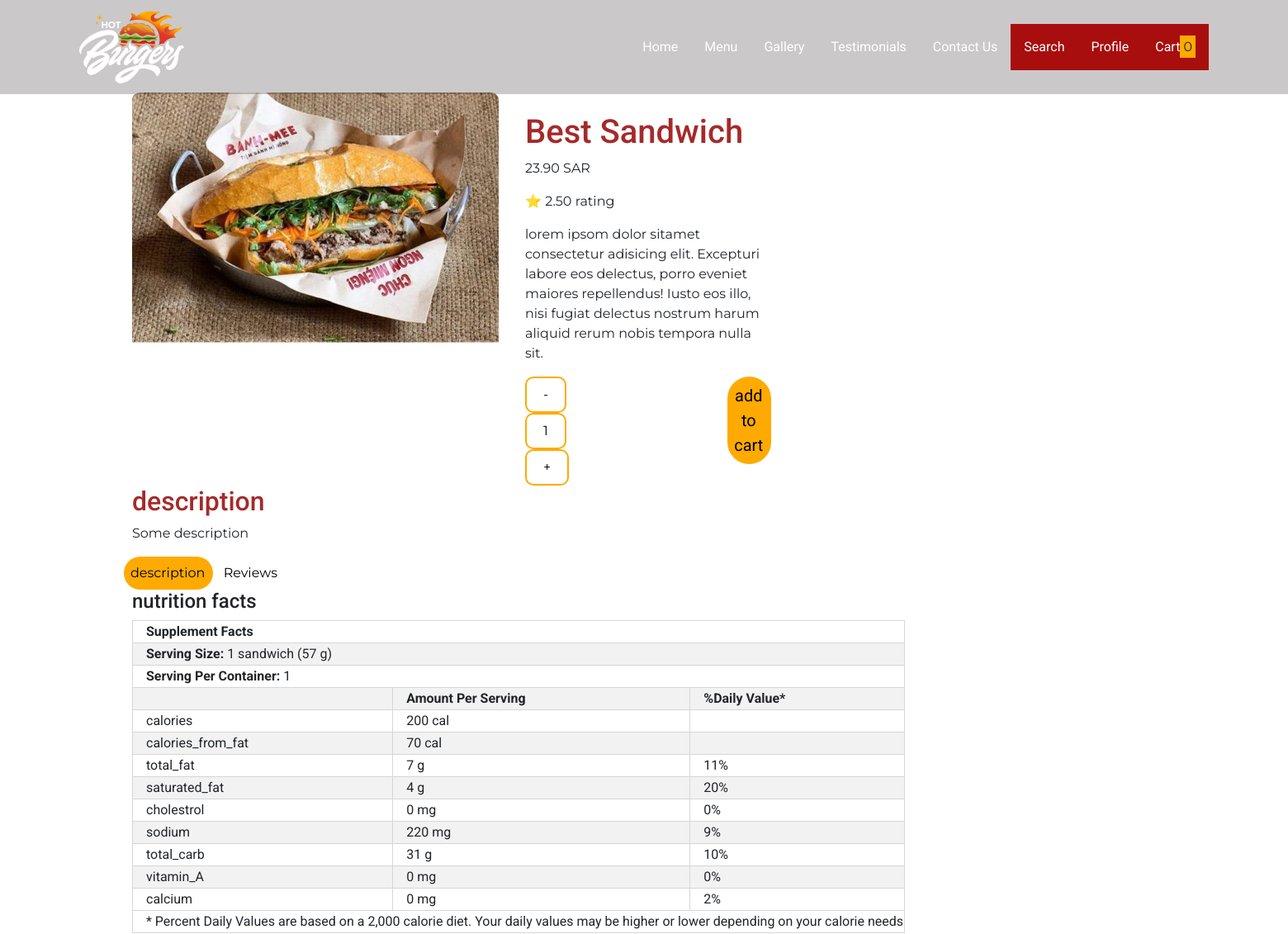
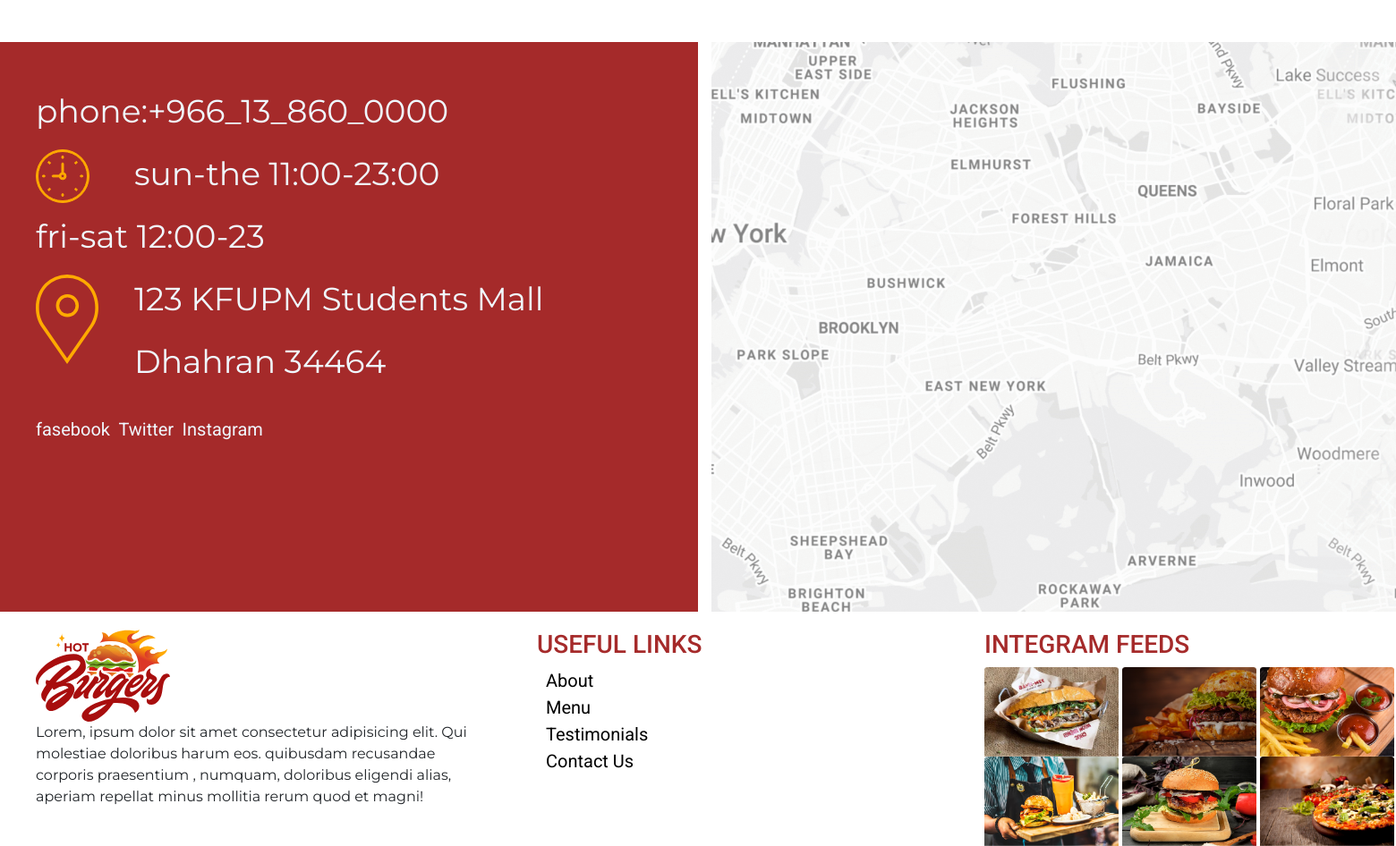
The app's page /detail.php with its own data (2 pictures, top to bottom).
### tables this page shows
CREATE TABLE `meal` (
  `id` int(11) NOT NULL,
  `title` varchar(50) NOT NULL,
  `price` decimal(10,4) UNSIGNED NOT NULL,
  `image` varchar(500) NOT NULL,
  `description` varchar(700) NOT NULL
);

### php/meal_db.php (called while the page is built, shortened)
<?php
class Connection{
    private PDO $pdo;
    public function __construct(){
        $this -> pdo = new PDO("mysql:server=localhost;dbname=meals","root","");
    }
    public function getMealsById($id){
        $query = "SELECT * FROM meal WHERE id=".$id.";";
        $statement = $this -> pdo -> prepare($query);
        $statement -> execute();
        return $statement -> fetch();
    }
    public function calculateRating($id){
        $review = 0;
        $query = "SELECT rating FROM reviews WHERE meal_id=".$id.";";
        $statement = $this -> pdo -> prepare($query);
        $statement -> execute();
        $count=0;
        while($result = $statement->fetch()){
            $review = $review + $result[0];
            $count++;
        }
        if($count == 0)
            return 0;
        else
            return $review/$count;
    }
}
?>

### php/meals.php (called while the page is built, shortened)
<?php
$myMeals = new meal($meals);
class meal{
    private $mealArray = array();
    public function __construct(array $meals){
        $this -> mealArray = $meals;
    }
    function getMealById($ID){
        $temp = $this -> mealArray;
        return $temp[$ID];
    }
}
?>

### detail.php (the view, shortened to what this page needs)
<!DOCTYPE html>
<html>
<head>
    <link rel="stylesheet" href="styleDetail.css">
    <link rel="stylesheet" href="https://stackpath.bootstrapcdn.com/bootstrap/4.3.1/css/bootstrap.min.css">
</head>
<body>
<?php
    include "php/meals.php";
    include "include/inc.header.php";
    if(isset($_GET["id"])){
      $PageID = $_GET["id"];}
    else{
      $PageID = 1;
    }
    require_once "php/meal_db.php";
    $connection = new Connection();
    $currentMeal = $connection -> getMealsById($PageID);
    ?>
	<main>
  <?php
  echo('
  xmlhttp.open("GET","php/review.php?func=0&id="+'.$PageID.',true);
    <section id="Testimonials" class="topSec marg">
      <div>
      <img src="projectImages/'.$currentMeal[3].'" class="topPhoto"/>
      </div>
      <div class="testimonialsRight">
        <br/>
        <h1 >'.$currentMeal[1].'</h1>
        <p>'.number_format(($currentMeal[2]),2).' SAR</p>
        <span>&#11088;</span
        <p> '.number_format(($connection -> calculateRating($PageID)),2).' rating</p>
        <p>lorem ipsom dolor sitamet consectetur adisicing elit. Excepturi labore eos delectus, porro eveniet maiores repellendus! Iusto eos illo, nisi fugiat delectus nostrum harum aliquid rerum nobis tempora nulla sit.</p>
        <div class="amountButtons">
          <div class="amountButtonsLeft">
              <button type="button" onclick="decrementCart()">-</button>
              <button type="button" id="amountToAdd">1</button>
              <button type="button" onclick="incrementCart()">+</button>
          </div>
          <div class="amountButtonsRight">
              <button type="button" class="mybutton"> <a href="php/cart.php?id='.$currentMeal[0].'&back='.$_SERVER["PHP_SELF"].'" class="innerButton" style="text-decoration:none; color: black;">add to cart</a></button>
          </div>
        </div>
      </div>
    </section>
    <section class="description marg">
    <h2>description</h2>
    <p>'.$currentMeal[4].'</p>
    </section>
    <div class="containerr">
      <div style="margin-left: 150px;">
        <button id=fact class="mybutton"  onclick="hid_review()" >description</button>
      <button id=rev class="mybutton" onclick="hid_fact('.$currentMeal[0].')">Reviews</button>
      </div>
    <section id="facts" class="marg">
      <h4>nutrition facts</h4>
      <table>
        <tr><td colspan="3"> <b>Supplement Facts</b> </td></tr>
        <tr class="tableElem1"><td colspan="3" > <b>Serving Size:</b> '.$myMeals -> getMealById($PageID-1)["nutrition"]["serving_size"].'</td></tr>
        <tr><td colspan="3"> <b>Serving Per Container:</b> '.$myMeals -> getMealById($PageID-1)["nutrition"]["serving_per_container"].' </td></tr>
        <tr class="tableElem1"> <td></td>
          <td> <b>Amount Per Serving </b> </td>
          <td> <b>%Daily Value*</b> </td> </tr>
          ');
        for($i=0 ; $i < count($myMeals -> getMealById($PageID-1)["nutrition"]["facts"]); $i++){
          if($i%2 == 0){
          echo('
        <tr><td>'.$myMeals -> getMealById($PageID-1)["nutrition"]["facts"][$i]["item"].'</td>
          <td>'.$myMeals -> getMealById($PageID-1)["nutrition"]["facts"][$i]["amount_per_serving"]." ".$myMeals -> getMealById($PageID-1)["nutrition"]["facts"][$i]["unit"].'</td>
          <td>'.$myMeals -> getMealById($PageID-1)["nutrition"]["facts"][$i]["daily_value"].'</td></tr>
        ');}
        else{
          echo('
          <tr class="tableElem1"><td>'.$myMeals -> getMealById($PageID-1)["nutrition"]["facts"][$i]["item"].'</td>
            <td>'.$myMeals -> getMealById($PageID-1)["nutrition"]["facts"][$i]["amount_per_serving"]." ".$myMeals -> getMealById($PageID-1)["nutrition"]["facts"][$i]["unit"].'</td>
            <td>'.$myMeals -> getMealById($PageID-1)["nutrition"]["facts"][$i]["daily_value"].'</td></tr>
          ');
        }
      }
        echo('
        <tr> <td colspan="3">* Percent Daily Values are based on a 2,000 calorie diet. Your daily values may be higher or lower depending on your calorie needs</td></tr>
      </table>
    </section>
<section id="review" class="marg">
  <h3 class="reviewText">Reviews</h3>
    <div id="reviewsCont"> </div>
    </br>
    ' );
    echo'
      <h4> <button type="button" onclick="addReview()" class="mybutton">Add Your Review</button> </h4>
      <br>
      <form id="reviewForm" action="" method="post" class="ajax">
      <div class="ReviewVis">
      <label for="image">Image</label>
      <input type="file" name="image" id="image" >
      </br>
    <br>
    <div>
      <Label for="rate">Rate the food </Label>
      <input type="range" name="rate" id="rate" list="tickmarks">
      <datalist id="tickmarks">
        <option value="20"></option>
        <option value="40"></option>
        <option value="60"></option>
        <option value="80"></option>
        <option value="100" label="100%"></option>
    </datalist>
    </div>
    <br>
    <div>
      <label for="name">Name</label>
      <br>
      <input class="namebar" type="text" name="name" id="name" placeholder="First and Last name">
    </div>
    <br>
    <div>
    <label for="review">Review</label>
    <br>
    <div id="emptyErrorMessage">Please type your review</div>
<div>
    <textarea onkeyup="counter()" class="revbar" name="review" id="revbar" cols="30" rows="10"  maxlength="500" placeholder=" Type your review here max 500 characters"></textarea>
    <div id="the-count">
      <span id="span">0</span>
      <span id="maximum">/ 500</span>
    </div>
  </div>
    <br>
    <div>
    <script>
    function submitRev(){
        $.ajax({
        url: "php/review.php",
        type: "POST",
        data: $("reviewForm").serialize(),
        meal_id:'.$PageID.',
        success: function(result, status){
        } });
    }
          </script>
      <button class="submitButton" type="button" onClick="submitRev()" id="sbmt">submit</button>
      </div>
    </div>
  </form>
  <br>
</section>
';
    include "include/inc.footer.php";
    ?>
</body>
</html>

### include/inc.header.php (shortened to what this page needs)
<div class="navigation">
      <nav class="navbar navbar-expand-lg navbar-light " role="navigation">
        <a class="navbar-brand" href="#"> <img src="projectImages/logo-White.svg" alt="Nothing" id="logo" class="navbar-logo"> </a>
        <div class="collapse navbar-collapse" id="navbarNav">
          <ul class="navbar-nav ml-auto navContainer">
            <li class="nav-item navElem1">
              <a class="navCol" href="index.php#Home">Home </a>
            </li>
            <li class="nav-item navElem1">
              <a class="navCol" href="index.php#Menu">Menu</a>
            </li>
            <li class="nav-item navElem1">
              <a class="navCol" href="index.php#Gallery">Gallery</a>
            </li>
            <li class="nav-item navElem1">
              <a class="navCol" href="index.php#Testimonials">Testimonials</a>
            </li>
            <li class="nav-item navElem1">
              <a class="navCol" href="index.php#ContactUs">Contact Us</a>
            </li>
            <li class="nav-item navElem2">
              <a class="navCol" href="index.php#Search">Search</a>
            </li>
            <li class="nav-item navElem2">
              <a class="navCol " href="">Profile</a>
            </li>
            <li class="nav-item navElem2">
              <?php
              echo('
              <a class="navCol " type="button" class="btn btn-primary btn-lg" data-toggle="modal" data-target="#myModal" id="cartButton">Cart</a>');
              if(isset($tempArr)){
                echo('<span id="numOfItems">'.count($tempArr).'</span>');}
              else{
                echo('<span id="numOfItems">0</span>');
            }
              ?>
            </li>
          </ul>
        </div>
      </nav>
      </div>

### include/inc.footer.php
<section>
<div class="map-contact">
<div class="row">
    <div class="contact-info col-lg-6 col-md-19" >
<ul id="ContactUs">
  <li><p>phone:+966_13_860_0000</p></li>
  <li><img class="clock" src="projectImages/clock.svg" alt="nothing">
  <p>sun-the 11:00-23:00</p>
<p>fri-sat 12:00-23</p></li>
<li><img class="placeholder" src="projectImages/placeholder.svg" alt="">
  <p>123 KFUPM Students Mall</p>
<p>Dhahran 34464</p></li>
<li><p><a style="color: aliceblue;" href="www.facebook.com">fasebook</a>
  <a style="color: aliceblue;" href="www.Twitter.com">Twitter</a>
  <a style="color: aliceblue;" href="www.Instagram.com">Instagram</a></p></li>
</ul>
</div>
<div class=" maps col-lg-3 col-md-19" >
<img class="map" src="projectImages/map.png" alt="nothing" >
</div>
</div>
</div>
<div class= "contanir">
  <div class="row">
  <div class="col-lg-4 col-md-12">
<img  class="HOT-icon" src="projectImages/logo-red.svg" alt="">
<p>Lorem, ipsum dolor sit amet consectetur adipisicing
  elit. Qui molestiae doloribus harum eos.
 quibusdam recusandae corporis praesentium ,
 numquam, doloribus eligendi alias, aperiam
 repellat minus mollitia rerum quod et magni!
</p>
</div>
<div class="usefulink col-lg-4 col-md-6">
<div class="ulink">
<h3 class="Useful">  USEFUL LINKS</h3>
</div>
<ul>
  <li><a style="color: black;" href="#About">About </a></li>
  <li><a style="color: black;" href="#Menu">Menu </a></li>
  <li><a style="color: black;" href="#Testimonials">Testimonials </a></li>
  <li><a style="color: black;" href="#Contact Us">Contact Us </a></li>
</ul>
</div>
<div class="images1 col-lg-4 col-md-6">
  <div><h3>INTEGRAM FEEDS</h3></DIv>
<img class="meal1" src="projectImages/meal1.png" width = "150" height = "100">
<img src="projectImages/meal2.png" width = "150" height = "100">
<img src="projectImages/meal3.png" width = "150" height = "100">
<img src="projectImages/meal4.png" width = "150" height = "100">
<img src="projectImages/meal5.png"  width = "150" height = "100">
<img src="projectImages/meal6.png"  width = "150" height = "100">
</div>
</div>
</div>
</section>

### styleDetail.css (style rules this page uses)
body { width: 100%; height: auto; margin-left: 10rem; margin-right: 10rem; }
table , td { border: solid 0.5pt rgb(214, 214, 214); border-collapse: collapse; }
a,h1,h2,h3,h4,h5,h6,td { text-decoration: none; font-family: 'Roboto', sans-serif; }
a { text-decoration: none; color: black; font-size: 20px; }
p,div { font-family: 'Montserrat', sans-serif; }
li { list-style: none; }
.marg { padding-left: 10rem; }
.navigation { z-index: 2; padding-right: 5rem; padding-left: 5rem; width: 100%; background-color: #2819233D; position: fixed; }
.navElem1 { padding: 1rem; }
.navElem2 { padding: 1rem; background-color: #A80E0E; }
.navCol { color: white; font-size: 1em; }
#logo { background-size: cover; width: 60%; height: 60%; }
#numOfItems { font-size: 1rem; background-color: #FFAA00; padding: 4px; }
.map-contact { text-align: left; margin-top: 3rem; }
.contact-info { font-family:sans-serif; font-size:27pt ; background-color:brown ; width: 26cm; color: aliceblue; padding-top: 50px; padding-left: 200px; }
.clock { width: 110px; float: left; padding-right: 50px; }
.placeholder { width: 110px; padding-right: 40px; float: left; }
.maps { padding-left: 0px; }
.contanir { margin-top: 20px; margin-left: 40px; margin-right: 40px; width: 100%; display: flex; }
.HOT-icon { float: top; }
h1,h2,h3 { color: brown; }
.usefulink { list-style: none; text-align: left; }
.topPhoto { float: left; }
.topSec { padding-right: 700px; padding-top: 7rem; display: flex; }
.description { padding-right: 700px; }
.testimonialsRight { margin-left: 2rem; }
.tableElem1 { background-color: #f2f2f2; }
td { padding-left: 1rem; }
.mybutton { padding: 8px; padding-right:10px; border:0; background-color: #FFAA00; border-radius: 25em; font-size: 16px; }
.amountButtons { display: flex; }
.amountButtonsLeft button { padding: 8px 20px; background-color: transparent; border:solid 2px #FFAA00; border-radius: 10px; font-size: 16px; }
.amountButtonsRight { margin-left: 12rem; }
#cartButton { color: white; }
.ulink { padding-left: 30px; }
.images1 { width: 500px; }
#rev { background-color: transparent; }

### records on screen
meal: image (picture), title "Best Sandwich", price "23.90", description "Some description"

### other values on screen
$connection -> calculateRating($PageID) "2.50"
$myMeals -> getMealById($PageID-1)["nutrition"]["serving_size"] "1 sandwich (57 g)"
$myMeals -> getMealById($PageID-1)["nutrition"]["facts"][$i]["item"] "calories"
$myMeals -> getMealById($PageID-1)["nutrition"]["facts"][$i]["unit"] "cal"
$myMeals -> getMealById($PageID-1)["nutrition"]["facts"][$i]["item"] "calories_from_fat"
$myMeals -> getMealById($PageID-1)["nutrition"]["facts"][$i]["item"] "total_fat"
$myMeals -> getMealById($PageID-1)["nutrition"]["facts"][$i]["unit"] "g"
$myMeals -> getMealById($PageID-1)["nutrition"]["facts"][$i]["item"] "saturated_fat"
$myMeals -> getMealById($PageID-1)["nutrition"]["facts"][$i]["item"] "cholestrol"
$myMeals -> getMealById($PageID-1)["nutrition"]["facts"][$i]["unit"] "mg"
$myMeals -> getMealById($PageID-1)["nutrition"]["facts"][$i]["item"] "sodium"
$myMeals -> getMealById($PageID-1)["nutrition"]["facts"][$i]["item"] "total_carb"
$myMeals -> getMealById($PageID-1)["nutrition"]["facts"][$i]["item"] "vitamin_A"
$myMeals -> getMealById($PageID-1)["nutrition"]["facts"][$i]["item"] "calcium"
